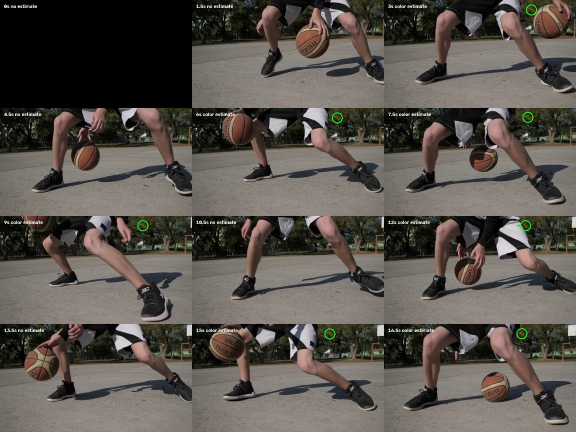
#> input picture references/basketball-rejected-color-check.jpg, 1152 x 864 px (shown at 1/2 size)
$ python measure_orange_ball.py --video ../references/basketball-rejected-color-check.jpg --output out.png
#> lines starting #> are read from the running program, lines starting #| are printed output that depends on the picture; after the words box and inside, x2 and y2 are one past the last pixel; in counts of white or black regions, pixels touching at a corner belong together
#> in measure_video, image is the input picture: shape (864, 1152, 3); mean B, G, R 77.2, 83.3, 89
### take-home-code/render_trail.py
"""Render a complete video from frame-indexed CSV positions.

CSV columns: Frame,Visibility,X,Y. Frame numbers start at zero. Visibility is
0 or 1; invisible coordinates may be blank. Extra columns, such as Source, are
allowed. Positions are supplied data: this script does not run a detector.

Example from this directory:
  python render_trail.py --video ../take-home-football-tracker/assets/single-ball.mp4 \
      --positions data/soccer.csv --output outputs/soccer-trail.mp4
"""
from __future__ import annotations

import argparse
from collections import deque
import csv
from dataclasses import dataclass
import json
import math
from pathlib import Path
import sys

_CV2 = None


@dataclass(frozen=True)
class Position:
    frame: int
    visible: bool
    x: float | None = None
    y: float | None = None
    source: str = "csv"


# [41 lines left out: functions load_positions, position_at, trail_segments, not called in this run]


def _opencv():
    global _CV2
    if _CV2 is not None:
        return _CV2
    # Development dependencies can live inside this folder without a global install.
    local = Path(__file__).parent / ".python-deps"
    if local.is_dir():
        sys.path.insert(0, str(local))
    try:
        import cv2
    except ImportError as error:
        raise RuntimeError("Install the optional video dependency: python -m pip install -r requirements.txt") from error
    _CV2 = cv2
    return _CV2


# [154 lines left out: functions draw_image_sticker, draw_frame, render_video, main, not called in this run]


# [2 lines that do not run on import are left out]

### take-home-code/measure_orange_ball.py
"""Optional simple color measurement for the supplied orange ping-pong clip.

This is a color/shape rule, not a CNN. It can confuse similar colors and loses
the ball during occlusion or when it leaves the picture. Inspect the CSV rather
than treating it as ground truth. Every row comes from that frame's pixels.
"""
import argparse
import csv
from pathlib import Path

from render_trail import _opencv


def orange_center(image):
    cv2 = _opencv()
    import numpy as np

    height, width = image.shape[:2]
#> height = 864; width = 1152
    working_width = min(480, width)
#> working_width = 480
    working_height = round(height * working_width / width)
#> working_height = 360
    small = cv2.resize(image, (working_width, working_height))
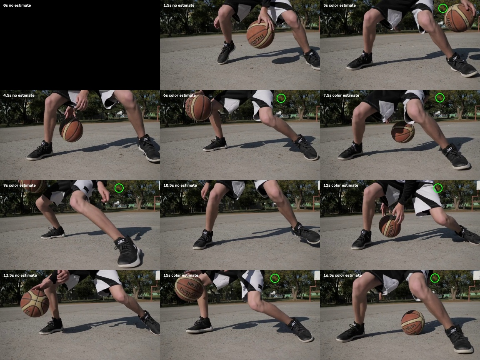
#> small: shape (360, 480, 3); mean B, G, R 77.1, 83.2, 89
    b, g, r = (small[:, :, channel].astype(np.float32) for channel in (0, 1, 2))
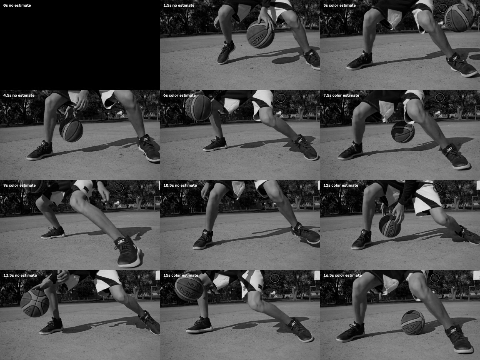
#> b: shape (360, 480) float32; min 0, max 246, mean 77.1
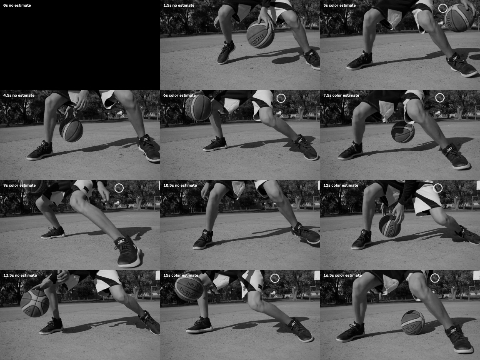
#> g: shape (360, 480) float32; min 0, max 250, mean 83.2
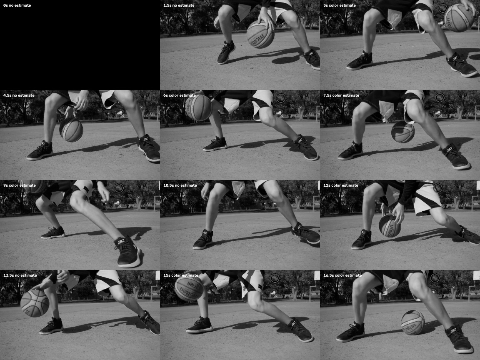
#> r: shape (360, 480) float32; min 0, max 250, mean 89
    mask = ((r > 45) & (r >= g) & (g > b) & ((r - b) > 30)
            & ((g - b) >= 0.14 * (r - b)) & ((g - b) <= 0.9 * (r - b))
            & (g > 1.4 * b)).astype(np.uint8)
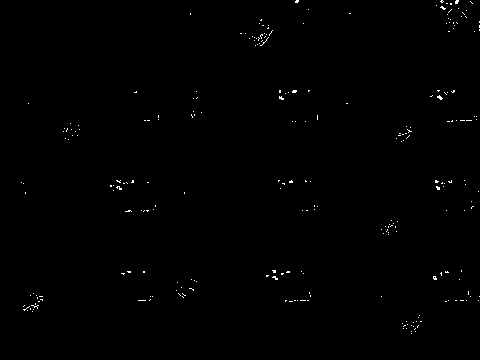
#> mask: shape (360, 480); values 0 (black) and 1 (white), 0.4% white in thin lines or dots, all inside (x1, y1, x2, y2) = (21, 0, 480, 334)
    count, _, stats, _ = cv2.connectedComponentsWithStats(mask, 8)
#> count = 254; stats = 254 rows, first 6: [0, 0, 480, 360, 172106], [295, 0, 4, 3, 10], [440, 0, 4, 3, 7], [455, 0, 4, 4, 13], [470, 1, 3, 3, 3], [446, 3, 2, 1, 2]
    candidates = []
    for label in range(1, count):
        left, top, box_width, box_height, area = map(int, stats[label])
        ratio = box_width / box_height
        fill = area / (box_width * box_height)
        if area >= 8 and 10 <= box_width <= 110 and 10 <= box_height <= 110 and 0.45 <= ratio <= 2.2 and fill >= 0.25:
            candidates.append((area, left, top, box_width, box_height))
#> this loop made 253 passes
#> (left, top, box_width, box_height, area, ratio, fill) on passes 1 to 3: (295, 0, 4, 3, 10, 1.33, 0.833), (440, 0, 4, 3, 7, 1.33, 0.583), (455, 0, 4, 4, 13, 1, 0.812)
#> after the loop, candidates = []
    if not candidates:
        return None
    _, left, top, box_width, box_height = max(candidates, key=lambda item: item[0])
    return ((left + box_width / 2) * width / working_width,
            (top + box_height / 2) * height / working_height)


def measure_video(video_path, output_path):
    cv2 = _opencv()
    capture = cv2.VideoCapture(str(video_path))
    if not capture.isOpened():
        raise RuntimeError(f"Cannot open video: {video_path}")
    output = Path(output_path)
    output.parent.mkdir(parents=True, exist_ok=True)
    frame = found = 0
    try:
        with output.open("w", newline="", encoding="utf-8") as handle:
            rows = csv.writer(handle)
            rows.writerow(["Frame", "Visibility", "X", "Y", "Source"])
            while True:
                success, image = capture.read()
                if not success:
                    break
                point = orange_center(image)
                rows.writerow([frame, int(point is not None),
                               round(point[0], 3) if point else "",
                               round(point[1], 3) if point else "",
                               "color_component" if point else "none"])
                found += int(point is not None)
#> found = 0
                frame += 1
    finally:
        capture.release()
    return {"frames": frame, "measured_positions": found, "output": str(output)}


if __name__ == "__main__":
    parser = argparse.ArgumentParser(description=__doc__)
    parser.add_argument("--video", type=Path, required=True)
    parser.add_argument("--output", type=Path, required=True)
    args = parser.parse_args()
    print(measure_video(args.video, args.output))
